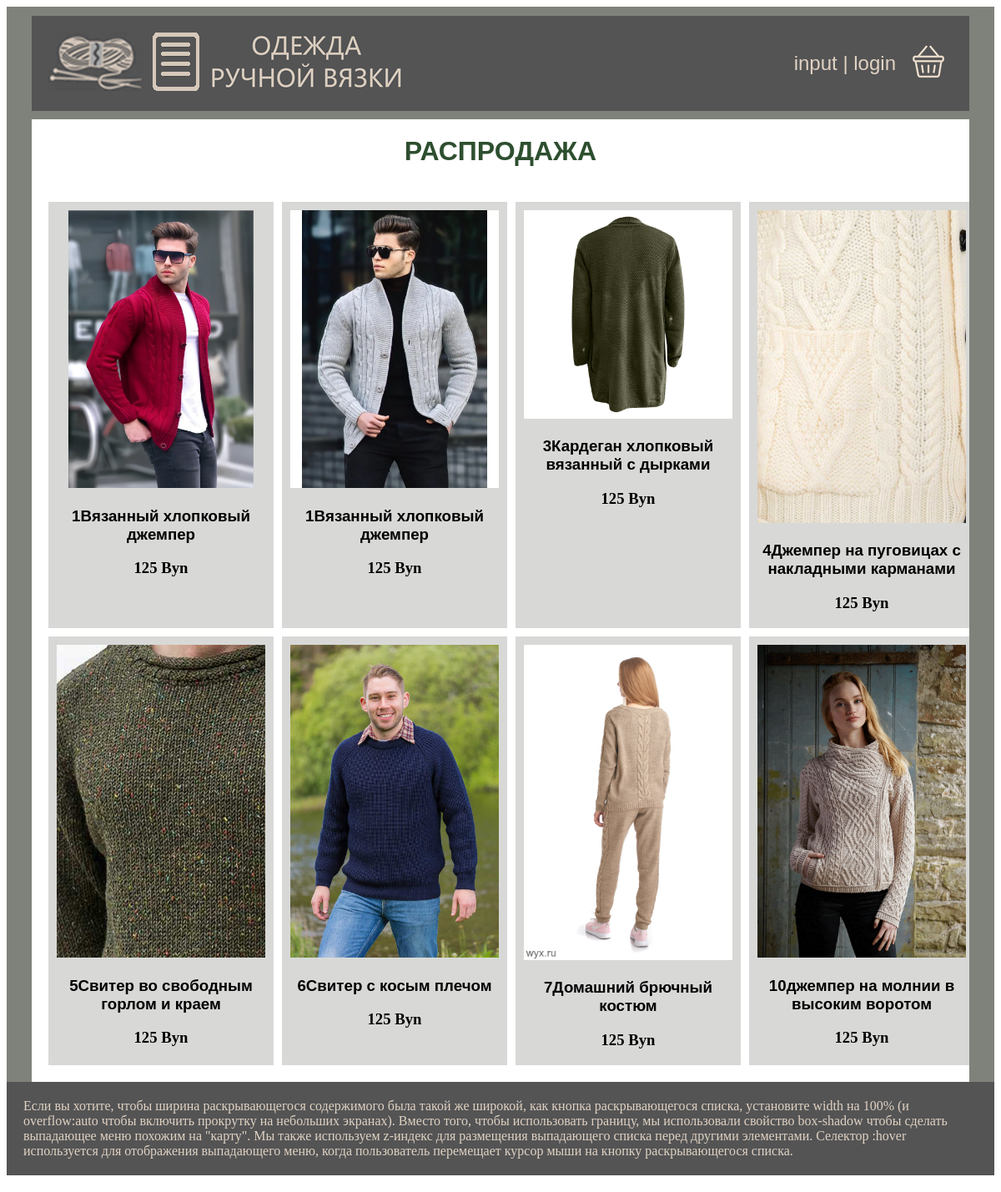
/category/sale/, run on an earlier commit of the app's database.
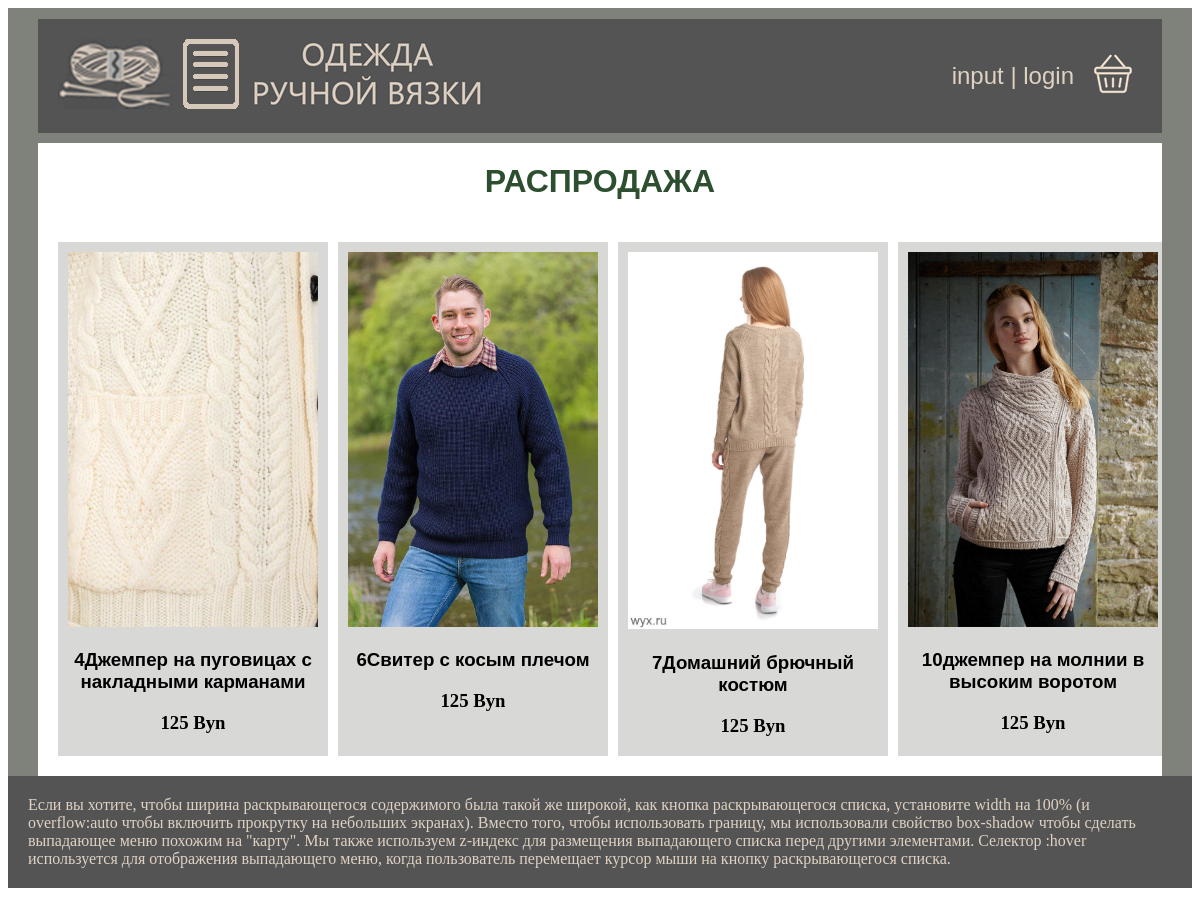
And on a later commit of the database.
### goods/models.py (models this page shows, shortened)
class Categories(models.Model):
    name = models.CharField(max_length=100)
    slug = models.SlugField(max_length=100, unique=True)
    class Meta:
        verbose_name = 'Категории'
        verbose_name_plural = 'Категории'

class GoodsCollection(models.Model):
    name = models.ForeignKey(AbstractGoods, on_delete=models.PROTECT, verbose_name='Название')
    slug = models.SlugField(max_length=50, unique=True, db_index=True)
    color = models.ForeignKey(ColorCategory, on_delete=models.PROTECT, verbose_name='Цвет')
    new_model = models.BooleanField(default=False, verbose_name='Новинка')
    sale = models.BooleanField(default=False, verbose_name='Распродажа')
    price = models.CharField(max_length=50, null=True, verbose_name='Цена')
    new_price = models.CharField(max_length=50, null=True, blank=True, verbose_name='Новая цена')
    time_update = models.DateTimeField(auto_now=True)
    class Meta:
        verbose_name = 'Витрина'
        verbose_name_plural = 'Витрина'
        indexes = [models.Index(fields=['time_update'])]

class ImagesGoods(models.Model):
    goods = models.ForeignKey(GoodsCollection, on_delete=models.PROTECT, verbose_name='Товар')
    image = models.ImageField(upload_to='goods/photo/', verbose_name="Фото")
    time_create = models.DateTimeField(auto_now_add=True)
    represent_photo = models.BooleanField(default=False, verbose_name='Карточка товара')
    class Meta:
        verbose_name = 'Фото товара'
        verbose_name_plural = 'Фото товара'

class AbstractGoods(models.Model):
    name = models.CharField(max_length=100, verbose_name= 'Название')
    slug = models.SlugField(max_length=50, unique=True, db_index=True)
    description = models.TextField(blank=True, null=True, verbose_name='Описание')
    type = models.ForeignKey(TypeCategory, on_delete=models.PROTECT, verbose_name='Тип')
    season = models.ForeignKey(SeasonCategory, on_delete=models.PROTECT, verbose_name='Сезон')
    sex = models.ForeignKey(SexCategory, on_delete=models.PROTECT, verbose_name='Пол')
    time_update= models.DateTimeField(auto_now=True)
    class Meta:
        verbose_name = 'Описание товара'
        verbose_name_plural = 'Описание товара'
        ordering = ['-time_update']
        indexes = [models.Index(fields=['-time_update'])]
    def __str__(self):
        return str(self.id)+self.name

### goods/views.py (the view)
# urls.py: path('category/<slug:cat_slug>/', views.SaleNewCategoryPage.as_view(), name='show_category'),
class SaleNewCategoryPage(ListView):
    model = GoodsCollection
    template_name = 'goods/category.html'
    title = "Товары по категориям"
    def get_context_data(self, **kwargs):
        context = super().get_context_data(**kwargs)
        content = Categories.objects.get(slug=self.kwargs['cat_slug'])
        context['page_name']= content.name
        context['page_slug']= content.slug
        context['goods'] = self.get_goods(content.slug)
        context['gallery_container'] = self.get_css_class_name(context['goods'])
        return context
    def get_goods(self, slug):
        check_values = 'new_model' if slug == 'new' else 'sale'
        posts = self.model.objects.filter(**{check_values:True}).order_by('-time_update')
        image = [ImagesGoods.objects.filter(goods__id=i.id).order_by('-time_create')[0]
                 if len(ImagesGoods.objects.filter(goods__id=i.id))>0 else None for i in posts]
        goods = [{'object':posts[i], 'photo':image[i]} for i in range(len(image))]
        return goods
    def get_css_class_name(self, goods):
        lenght = str(len(goods)) if len(goods)< 4 else '4'
        return 'gallery_container_' +lenght

### goods/templatetags/goods_tags.py (called while the page is built)
@register.inclusion_tag('goods/main_menu.html')
def create_main_menu():
    sex_podcat = SexCategory.objects.all()
    sex_podcat = [{'name': i.sex, 'slug': i.slug} for i in sex_podcat]
    season_podcat = SeasonCategory.objects.all()
    season_podcat = [{'name': i.season +' ' + str(i.year), 'slug': i.slug} for i in season_podcat]
    type_podcat = TypeCategory.objects.all()
    type_podcat = [{'name': i.type, 'slug': i.slug} for i in  type_podcat]
    category_dict = [{'name': 'Новинки', 'slug': 'new', 'podcats': []},
                     {'name': 'Распродажа', 'slug': 'sale', 'podcats': []},
                     {'name': 'Для кого', 'slug': 'sex', 'podcats': sex_podcat},
                     {'name':'Сезон', 'slug':'season','podcats':season_podcat},
                     {'name':'Тип изделия', 'slug':'type','podcats':type_podcat},]
    return {'category_dict':category_dict}

### goods/templates/goods/category.html
{% extends 'goods/base.html' %}
{% load static %}
{% block content %}
<a href="{% url 'show_category' page_slug %}"><h1>{{page_name|upper}}</h1></a>
<div class="{{gallery_container}}">
    {% for obj in goods %}
    <div class="column">
        <img class="gallery_image" alt="{{page_name}}" src="{{ obj.photo.image.url }}">
        <a href="#"><h3>{{obj.object.name}}</h3></a>
        <h3>{{obj.object.price}}</h3>
    </div>
    {% endfor%}
</div>
{% endblock %}'''

### goods/templates/goods/base.html (shortened to what this page needs)
{% load static %}
{% load goods_tags %}
<!DOCTYPE html>
<html>
<head>
	<link rel="stylesheet" type="text/css" href="{% static 'goods/css/style.css' %}" />
</head>
<body>
	<div class='grid_container'>
		<div class='header'>
			<div class='navbar'>
				<div class='logo'><a href='{% url "home" %}'><img src="{% static 'goods/images/logo.png' %}"></a></div>
				<div class='button'>
					<a href='{% url "home" %}'><img src="{% static 'goods/images/button.png' %}"></a>
				</div>
				<div class='logo_name'><a href='{% url "home" %}'><img src="{% static 'goods/images/site_name.png' %}"></a></div>
				<div class='person'><a href='#'>input | login</a></div>
				<div class='basket'><a href='#'><img src="{% static 'goods/images/basket.png' %}"></a></div>
			</div>
		</div>
		<div class='content'>
			<div class='content_box'>
				{% block content %}
				{% endblock %}
			</div>
		</div>
		<div class='footer'>
			<div class='footer_menu'>Если вы хотите, чтобы ширина раскрывающегося содержимого была такой же широкой, как кнопка раскрывающегося списка, установите width на 100% (и overflow:auto чтобы включить прокрутку на небольших экранах). Вместо того, чтобы использовать границу, мы использовали свойство box-shadow чтобы сделать выпадающее меню похожим на "карту". Мы также используем z-индекс для размещения выпадающего списка перед другими элементами.
			Cелектор :hover используется для отображения выпадающего меню, когда пользователь перемещает курсор мыши на кнопку раскрывающегося списка.
			</div>
		</div>
	</div>
</body>

### goods/static/goods/css/style.css (style rules this page uses)
.grid_container { display: grid; grid-template-areas: "header" "content" "footer"; grid-template-columns: 1fr; grid-template-rows: auto 1fr auto; min-height: 100vh; gap: 0px; }
.header { background-color: #7F827B; min-width: 100vh; padding-left: 30px; padding-right: 30px; }
.navbar { display: grid; grid-template-columns: auto auto 1fr auto auto; gap: 10px; background-color: #545455; margin-top: 1%; padding: 20px; align-items: center; }
.person a { align: right; font-size: 24px; }
a { text-decoration: none; font-family: sans-serif; color: #E0D2C2; }
.button { margin-bottom:0px; }
.logo_name { align-items: center; }
.content { background-color: #7F827B; padding-left: 30px; padding-right: 30px; min-width: 100vh; }
.content_box { background-color: #FFF; color: #545455; }
.gallery_container_4 { display: grid; grid-template-columns: repeat(4,1fr); gap: 10px; padding: 20px; }
.column { align-items: center; background-color: rgba(127, 130, 123, 0.3); padding:10px 10px 0px 10px; text-align: center; }
.column img { width: 250px; object-fit: cover; object-position: center top; }
a h3, h3 { color: #000; }
a h1 { text-align: center; margin-top: 10px; padding-top: 20px; color: #2D4F2F; }
.footer_menu { background-color: #545455; color: #E0D2C2; margin-bottom: 1%; padding: 20px; }

What changed in the data, as far as the page shows it:
no longer on this page (row edited): GoodsCollection: photo.image (picture), object.name "1Вязанный хлопковый джемпер", object.price "125 Byn"
no longer on this page (row edited): GoodsCollection: photo.image (picture), object.name "1Вязанный хлопковый джемпер", object.price "125 Byn"
no longer on this page (row edited): GoodsCollection: photo.image (picture), object.name "3Кардеган хлопковый вязанный с дырками", object.price "125 Byn"
no longer on this page (row edited): GoodsCollection: photo.image (picture), object.name "5Свитер во свободным горлом и краем", object.price "125 Byn"
